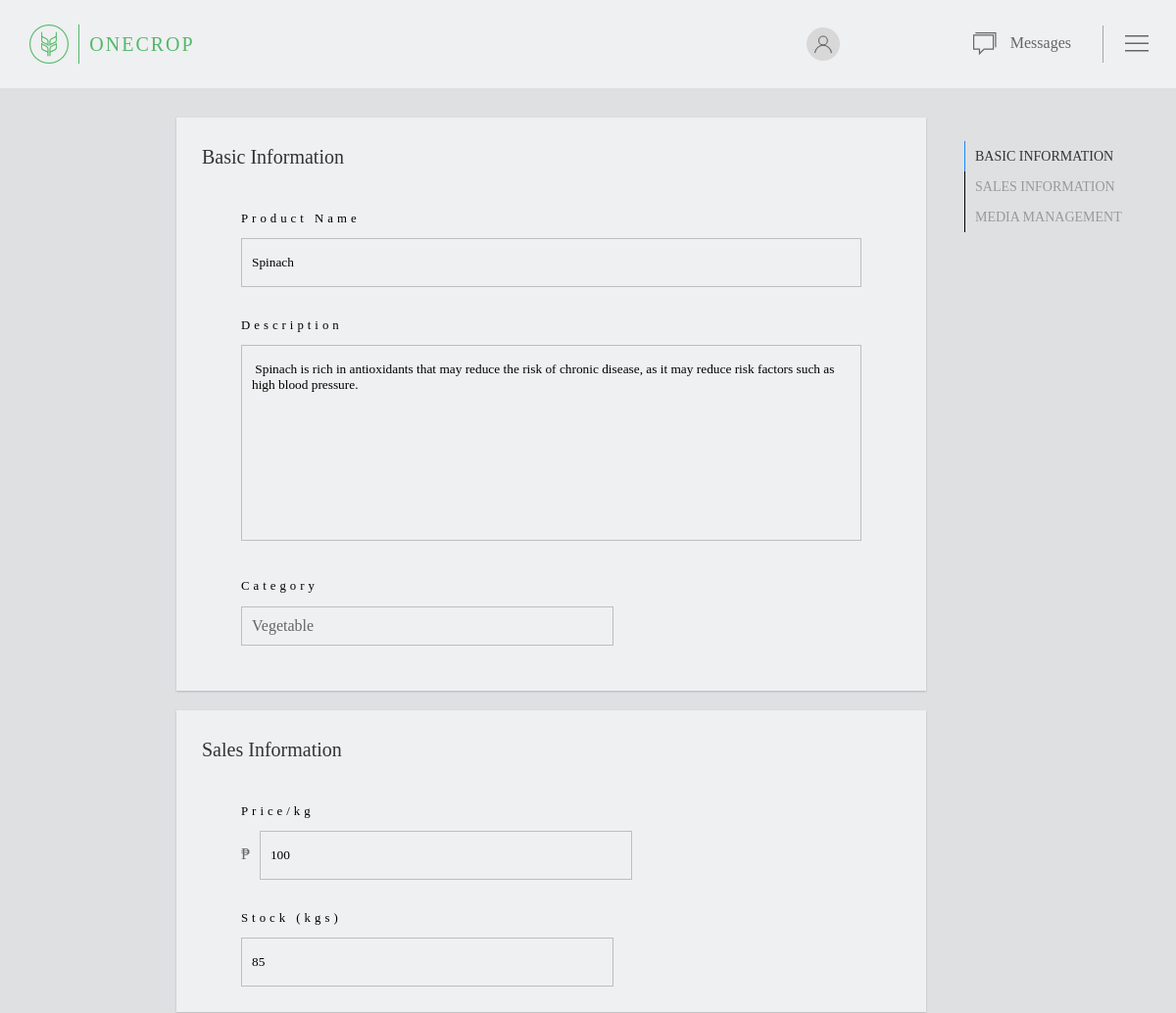
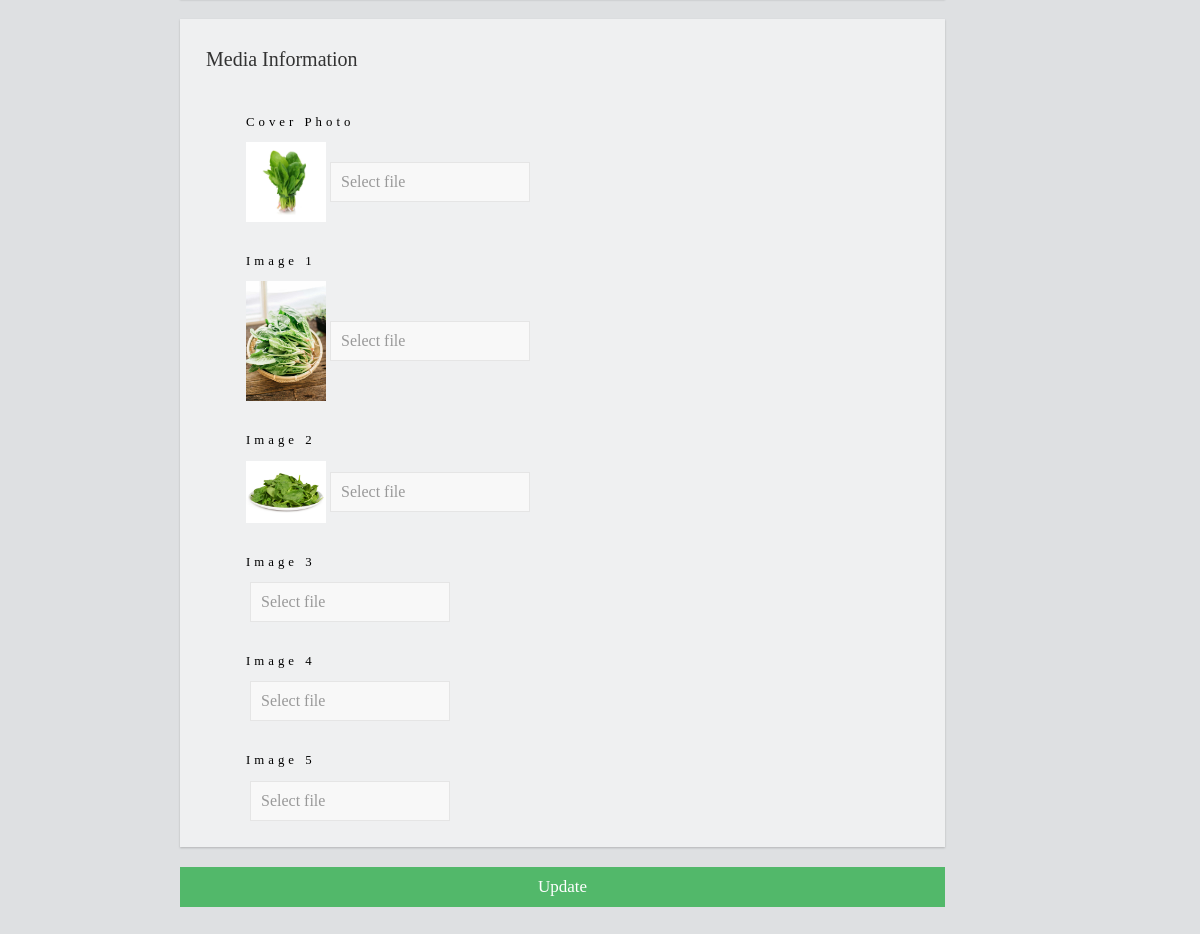
The app's page /seller/edit.php?product_id=1 with its own data (2 pictures, top to bottom).
### tables this page shows
CREATE TABLE `products` (
  `product_id` int(11) NOT NULL,
  `seller_id` int(11) NOT NULL,
  `product_name` varchar(255) NOT NULL,
  `product_description` text NOT NULL,
  `stock` int(11) NOT NULL,
  `category` varchar(255) NOT NULL,
  `price` int(11) NOT NULL,
  `cover_photo` varchar(255) NOT NULL,
  `image1` varchar(255) NOT NULL,
  `image2` varchar(255) NOT NULL,
  `image3` varchar(255) NOT NULL,
  `image4` varchar(255) NOT NULL,
  `image5` varchar(255) NOT NULL
);

### seller/edit.php (the view, shortened to what this page needs)
<?php
	include '../include/functions.php';
	$product_id = $_GET['product_id'];
?>
<!DOCTYPE html>
<html lang="en">
<head>
	<link rel="stylesheet" href="style/uikit.min.css" />
	   <link rel="stylesheet" type="text/css" href="style/style.css">
<body>
	<nav class="fixed-navbar scrolled" id="scrolled"  uk-navbar>
		<div class="uk-navbar-left">
			<a href="../seller">
				<div class="container">
					<img src="style/images/logo-circle.png" class="logo" alt="logo">
					<div class="name"> ONE<span>CROP</span></div>
				</div>
			</a>
		</div>
		<div class="uk-navbar-right uk-margin-right">
			<div class="uk-inline uk-margin-right">
				<div class="info-box account-info-box" type="button">
				<span uk-icon="icon: user;"  class="icon account-icon"></span>
				</div>
			</div>
			<div class="uk-inline">
				<div class="info-box">
					<span uk-icon="icon: comments; ratio: 1.176;" class="icon message-icon"></span>
					<span class="account-name"> Messages</span>
				</div>
			</div>
			<div class="menu">
				<span uk-toggle="target: #offcanvas-nav" uk-icon="icon: menu; ratio: 1.5" class="menu-icon"></span>
			</div>
		</div>
	</nav>
<?php
	$result = $conn->query("SELECT * FROM products WHERE product_id='$product_id'");
	$row = $result->fetch_array();
?>
<form method="post" enctype="multipart/form-data">
<div class="new-product-panel top-panel" id="basic">
	<div class="left-center" uk-grid>
		<div class="uk-width-3-4@m  card">
			<div class="uk-h4 font-bold uk-margin-medium-bottom">Basic Information</div>
				<div class="input-group">
					<label for="product_name">Product Name</label>
	            	<input type="text" name="product_name" required="" value="<?php echo $row['product_name']?>">
            	</div>
            	<div class="input-group">
					<label for="description">Description</label>
	            	<textarea type="text" name="description" class="text-area"><?php echo $row['product_description']?> </textarea>
            	</div>
            	<div class="input-group uk-margin-bottom">
					<label for="category">Category</label>
	            	<select name="category" class="uk-select" id="form-stacked-select" required="" >
						<?php
							if($row['category'] == "vegetable"){
								echo "<option value=\"vegetable\" selected>Vegetable</option>";
							}
							else{
								echo "<option value=\"vegetable\">Vegetable</option>";
							}
						?>
		            </select>
            	</div>
		</div>
	</div>
</div>
<div class="new-product-panel" id="sales">
	<div class="left-center" uk-grid>
		<div class="uk-width-3-4@m  card">
			<div class="uk-h4 font-bold uk-margin-medium-bottom">Sales Information</div>
				<div class="input-group">
					<label for="price">Price/kg</label>
	            	<span class="currency-sign">₱</span><input type="text" name="price" required="" class="width-60" value="<?php echo $row['price']?>">
            	</div>
				<div class="input-group">
					<label for="stock">Stock (kgs)</label>
					<input type="text" name="stock" required="" class="width-60" value="<?php echo $row['stock']?>">
            	</div>
		</div>
	</div>
</div>
<div class="new-product-panel " id="media">
	<div class="left-center" uk-grid>
		<div class="uk-width-3-4@m  card">
			<div class="uk-h4 font-bold uk-margin-medium-bottom">Media Information</div>
				<div class="input-group">
					<label for="cover_photo">Cover Photo</label>
					<div uk-form-custom="target: true">
						<img id="img_cover" style="max-width: 80px;" src="<?php echo $row['cover_photo'] ?>"  alt="">
			            <input class="uk-input uk-form-width-medium"  type="text" placeholder="Select file" disabled>
        			</div>
            	</div>
				<div class="input-group">
					<label for="cover-photo">Image 1</label>
					<div uk-form-custom="target: true">
						<img id="img1" style="max-width: 80px;"src="<?php echo $row['image1']?>" alt="">
			            <input class="uk-input uk-form-width-medium" type="text" placeholder="Select file" disabled>
        			</div>
            	</div>
				<div class="input-group">
					<label for="cover-photo">Image 2</label>
					<div uk-form-custom="target: true">
						<img id="img2" style="max-width: 80px;"src="<?php echo $row['image2']?>" alt="">
			            <input class="uk-input uk-form-width-medium" type="text" placeholder="Select file" disabled>
        			</div>
            	</div>
				<div class="input-group">
					<label for="cover-photo">Image 3</label>
					<div uk-form-custom="target: true">
			            <input class="uk-input uk-form-width-medium" type="text" placeholder="Select file" disabled>
        			</div>
            	</div>
				<div class="input-group">
					<label for="cover-photo">Image 4</label>
					<div uk-form-custom="target: true">
			            <input class="uk-input uk-form-width-medium" type="text" placeholder="Select file" disabled>
        			</div>
            	</div>
				<div class="input-group">
					<label for="cover-photo">Image 5</label>
					<div uk-form-custom="target: true">
			            <input class="uk-input uk-form-width-medium" type="text" placeholder="Select file" disabled>
        			</div>
            	</div>
		</div>
	</div>
</div>
<div class="new-product-panel uk-margin-xlarge-bottom publish" id="media">
	<div class="left-center" uk-grid>
		<div class="uk-width-3-4@m uk-first-column uk-padding-remove">
			<input type="submit" value="Update" name="submit" class="publish">
		</div>
	</div>
</div>
</form>
<div class="fixed-tab">
    <ul class="uk-tab-right" uk-tab uk-scrollspy-nav="closest: li; scroll: true; offset: 140;">
        <li><a href="#basic">Basic Information</a></li>
        <li><a href="#sales">Sales Information</a></li>
        <li><a href="#media">Media Management</a></li>
    </ul>
</div>
</body>
</html>

### seller/style/style.css (style rules this page uses)
* { font-family: gotham; transition: 0.4s; box-sizing: border-box; }
body, html { padding: 0; margin: 0; background: #dee0e2; }
a { text-decoration: none; }
.font-bold { font-family: gotham-bold !important; }
input[type="submit"] { background: #52b86a !important; color: white !important; font-family: gotham-bold !important; font-size: 17px !important; padding: 10px 0px !important; text-align: center !important; height: 100% !important; border: none !important; box-sizing: border-box !important; }
.container { margin:10px; display: flex; padding: 15px; }
nav { background: rgb(239, 240, 241); }
.logo { width: 40px; margin: auto 5px; }
.name { color: #52b86a; font-size: 20px; letter-spacing: 2px; font-family: gotham-bold; margin: auto 5px; }
.name span { font-family: gotham; }
.fixed-navbar { position: fixed; right: 0; left: 0; top: 0; z-index: 1030; }
.icon { margin: 16px; }
.info-box { border-radius: 50px; padding: 8px 12px; }
.account-info-box { min-width: 150px; }
.account-icon { background: #d8d8d8; padding: 7px; border-radius: 50%; margin: 0; }
.message-icon { margin: 3.5px 10px 3.5px 0px; }
.menu { position: relative; margin-left: 20px; }
.menu-icon { margin: 0px 5px 0px 20px; cursor: pointer; }
.menu-icon::before { content: " "; position: absolute; top: 50%; left: 0px; width: 0.5px; height: 38px; transform: translate(0px, -50%); background-color: rgba(0,0,0,0.3); }
.card { padding: 26px; box-shadow: 0 1px 2px 0 rgba(0,0,0,.2); background: #EFF0F1; }
.uk-tab::before { border-bottom: #bbb solid 1px; }
.uk-tab>.uk-active>a { border-width: 1.6px; }
.new-product-panel { margin: 20px 0px 0px 0px; }
.top-panel { margin-top: 120px !important; }
.uk-tab-right::before { border-bottom: solid 1px black; border-left: solid 1px black; }
.fixed-tab { position: fixed; left:82%; top: 144px; }
.left-center { margin-left: 180px; }
.input-group { padding: 0 40px; margin: 30px 0px; }
textarea { height: 200px; resize: none; width: 100%; border: 1px solid #bebebe; background: transparent; text-align: left; padding: 16px 10px; }
select { width: 60% !important; border: 1px solid #bebebe !important; background: transparent !important; text-align: left; padding: 16px 10px; }
form label { text-align: left; width: 100%; display: block; font-family: gotham-bold; color: black; font-size: 0.8em; letter-spacing: 4px; margin-bottom: 10px; }
form input { width:100%; border: 1px solid #bebebe; background: transparent; text-align: left; padding: 16px 10px; }
.width-60 { width: 60%; }
.currency-sign { margin-right: 10px; }
.publish { padding-left: 0 !important; }

### records on screen
products: product_name "Spinach", description "Spinach is rich in antioxidants that may reduce the risk of chronic disease, as it may reduce risk factors such as high blood pressure.", category "Vegetable", price "100", stock "85", cover_photo (picture), image1 (picture), image2 (picture)
